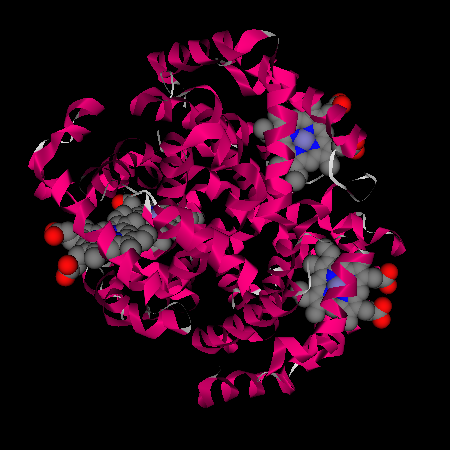

This figure's Python source:
#!/usr/bin/env python
# Demonstrate vtkProteinRibbonFilter rendering a PDB protein structure.

import os

import vtkmodules.vtkInteractionStyle  # noqa: F401
import vtkmodules.vtkRenderingOpenGL2  # noqa: F401

from vtkmodules.vtkDomainsChemistry import vtkProteinRibbonFilter
from vtkmodules.vtkIOChemistry import vtkPDBReader
from vtkmodules.vtkRenderingCore import (
    vtkActor,
    vtkPolyDataMapper,
    vtkRenderWindow,
    vtkRenderWindowInteractor,
    vtkRenderer,
)

data_dir = os.environ.get("VPE_DATA_DIR", os.path.dirname(os.path.abspath(__file__)))

# Read protein from PDB file.
reader = vtkPDBReader()
reader.SetFileName(os.path.join(data_dir, "3GQP.pdb"))

# Protein ribbon filter.
ribbon_filter = vtkProteinRibbonFilter()
ribbon_filter.SetInputConnection(reader.GetOutputPort())
ribbon_filter.Update()

# Mapper and actor.
mapper = vtkPolyDataMapper()
mapper.SetInputData(ribbon_filter.GetOutput())

actor = vtkActor()
actor.SetMapper(mapper)

# Rendering pipeline.
renderer = vtkRenderer()
renderer.AddActor(actor)
renderer.SetBackground(0, 0, 0)
renderer.ResetCamera()
renderer.GetActiveCamera().Zoom(1.5)
renderer.ResetCameraClippingRange()

render_window = vtkRenderWindow()
render_window.SetSize(450, 450)
render_window.SetMultiSamples(0)
render_window.AddRenderer(renderer)
render_window.SetWindowName("protein ribbon")

interactor = vtkRenderWindowInteractor()
interactor.SetRenderWindow(render_window)

interactor.Initialize()
interactor.Start()
